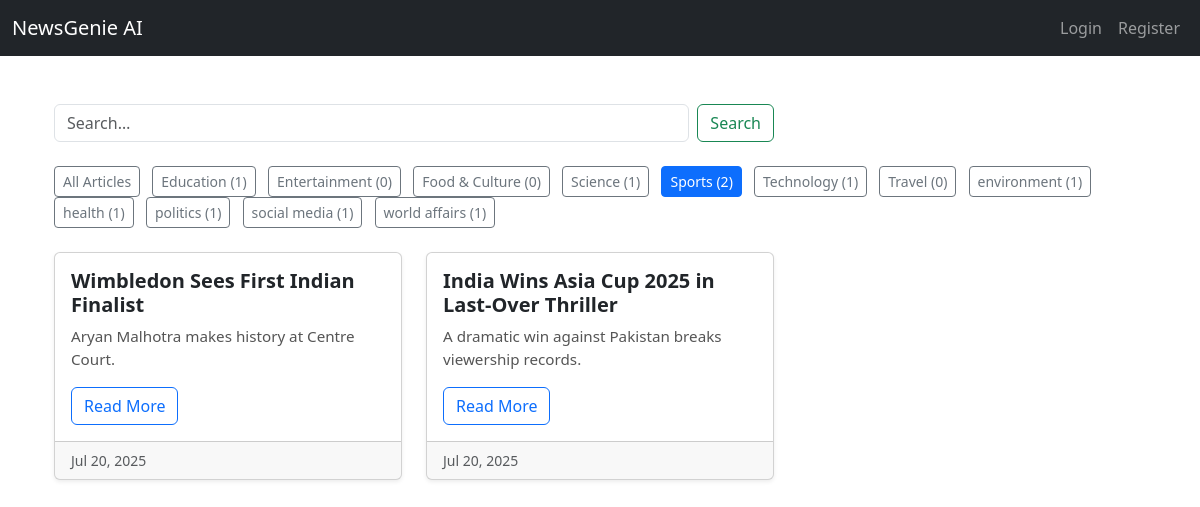
Page /news/?category=Sports on the committed database.
### news/models.py (models this page shows, shortened)
class Category(models.Model):
    name = models.CharField(max_length=100)
    description = models.TextField(blank=True)
    class Meta:
        verbose_name_plural = "Categories"

class Article(models.Model):
    title = models.CharField(max_length=200)
    content = models.TextField()
    summary = models.TextField(blank=True)
    source_url = models.URLField()
    category = models.ForeignKey(Category, on_delete=models.CASCADE, related_name='articles')
    published_date = models.DateTimeField(default=timezone.now)
    created_at = models.DateTimeField(auto_now_add=True)
    audio_file = models.FileField(upload_to='audio/', blank=True, null=True)
    class Meta:
        ordering = ['-published_date']

### news/views.py (the view, shortened to what this page needs)
# urls.py: path('', ArticleListView.as_view(), name='article_list'),  # /news/
class ArticleListView(ListView):
    model = Article
    template_name = 'news/article_list.html'
    context_object_name = 'articles'
    paginate_by = 6
    ordering = ['-published_date']
    def get_queryset(self):
        queryset = super().get_queryset()
        category_name = self.request.GET.get('category')
        search_query = self.request.GET.get('q')
        if category_name and category_name != 'All':
            queryset = queryset.filter(category__name__iexact=category_name)
            return queryset  # Show only this category
    def get_context_data(self, **kwargs):
        context = super().get_context_data(**kwargs)
        context['categories'] = Category.objects.annotate(
            article_count=Count('articles')  # article = related_name from ForeignKey in Article model
        ).order_by('name')
        context['current_category'] = self.request.GET.get('category', 'All')
        context['search_query'] = self.request.GET.get('q', '')
        context['recommendations'] = []
        return context

### news/templates/news/article_list.html (shortened to what this page needs)
{% extends 'base.html' %}
{% load static %}
{% block content %}
<div class="container mt-5">
  <div class="row mb-4">
    <div class="col-md-8">
      <form class="d-flex" method="GET" action=".">
        <input name="q" class="form-control me-2" placeholder="Search…" value="{{ search_query }}">
        <button class="btn btn-outline-success">Search</button>
      </form>
    </div>
  </div>
  <div class="row mb-4">
    <div class="col">
      <a href="." class="btn btn-sm {% if current_category == 'All' %}btn-primary{% else %}btn-outline-secondary{% endif %} me-2">All Articles</a>
      {% for category in categories %}
        <a href="?category={{ category.name }}{% if search_query %}&q={{ search_query }}{% endif %}"
           class="btn btn-sm {% if current_category == category.name %}btn-primary{% else %}btn-outline-secondary{% endif %} me-2">
          {{ category.name }} ({{ category.article_count }})
        </a>
      {% endfor %}
    </div>
  </div>
  <div class="row">
    {% for article in articles %}
      <div class="col-md-4 mb-4">
        <div class="card h-100 shadow-sm">
          <div class="card-body">
            <h5 class="card-title">{{ article.title }}</h5>
            <p class="card-text">
              {% if article.summary %}
                {{ article.summary|truncatewords:25 }}
              {% else %}
                {{ article.content|truncatewords:25 }}
              {% endif %}
            </p>
            <a href="{% url 'news:article_detail' article.pk %}" class="btn btn-outline-primary">Read More</a>
          </div>
          <div class="card-footer text-muted small">
            {{ article.published_date|date:"M d, Y" }}
          </div>
        </div>
      </div>
    {% empty %}
      <div class="col">
        <p>No articles found.</p>
      </div>
    {% endfor %}
  </div>
</div>
{% endblock %}

### news/static/css/styles.css (style rules this page uses)
.card-title { font-weight: 600; color: #003366; }
.card-text { font-size: 0.95rem; color: #555; }

### rows in the picture
Category: name "Education", article_count "1"
Category: name "Entertainment", article_count "0"
Category: name "Food & Culture", article_count "0"
Category: name "Science", article_count "1"
Category: name "Sports", article_count "2"
Category: name "Technology", article_count "1"
Category: name "Travel", article_count "0"
Category: name "environment", article_count "1"
Category: name "health", article_count "1"
Category: name "politics", article_count "1"
Category: name "social media", article_count "1"
Category: name "world affairs", article_count "1"
Article: title "Wimbledon Sees First Indian Finalist", content "Aryan Malhotra makes history at Centre Court.", published_date "Jul 20, 2025"
Article: title "India Wins Asia Cup 2025 in Last-Over Thriller", content "A dramatic win against Pakistan breaks viewership records.", published_date "Jul 20, 2025"
